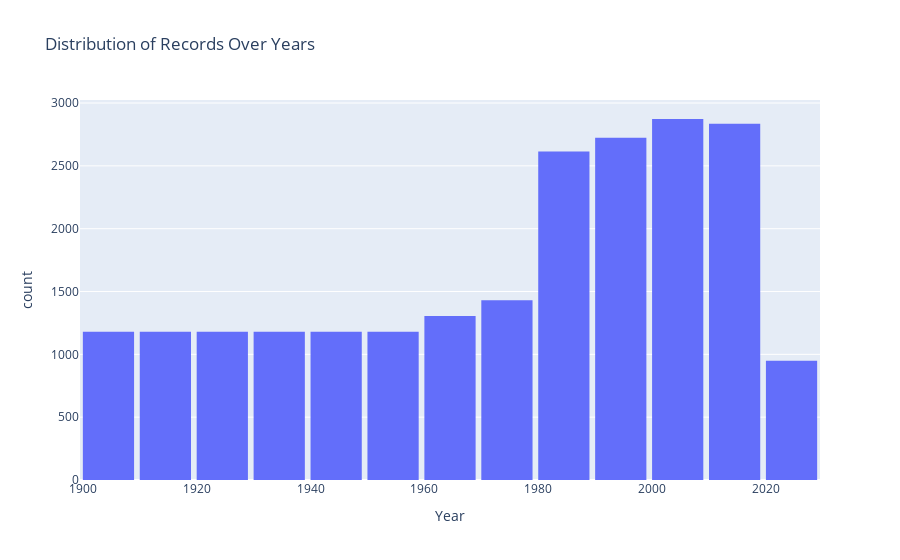

Notebook code for this chart:
### Code cell
# Distribution of records over years
fig = px.histogram(
    data, 
    x="year", 
    title="Distribution of Records Over Years", 
    labels={"year": "Year", "count": "Frequency"},
    nbins=20,
)
fig.update_layout(bargap=0.1)
fig.show()

### Figure 1 — Plotly figure (JSON) as saved in the notebook; plotly's stock layout.template omitted (floating-point values rounded to 4 significant figures; data arrays with more than 128 entries replaced by an {"elided": "..."} marker saying what was removed)
{"data": [{"alignmentgroup": "True", "bingroup": "x", "hovertemplate": "Year=%{x}<br>count=%{y}<extra></extra>", "legendgroup": "", "marker": {"color": "#636efa", "pattern": {"shape": ""}}, "name": "", "nbinsx": 20, "offsetgroup": "", "orientation": "v", "showlegend": false, "type": "histogram", "x": {"elided": "21812 int values"}, "xaxis": "x", "yaxis": "y"}], "layout": {"bargap": 0.1, "barmode": "relative", "legend": {"tracegroupgap": 0}, "title": {"text": "Distribution of Records Over Years"}, "xaxis": {"anchor": "y", "domain": [0, 1], "title": {"text": "Year"}}, "yaxis": {"anchor": "x", "domain": [0, 1], "title": {"text": "count"}}}}
